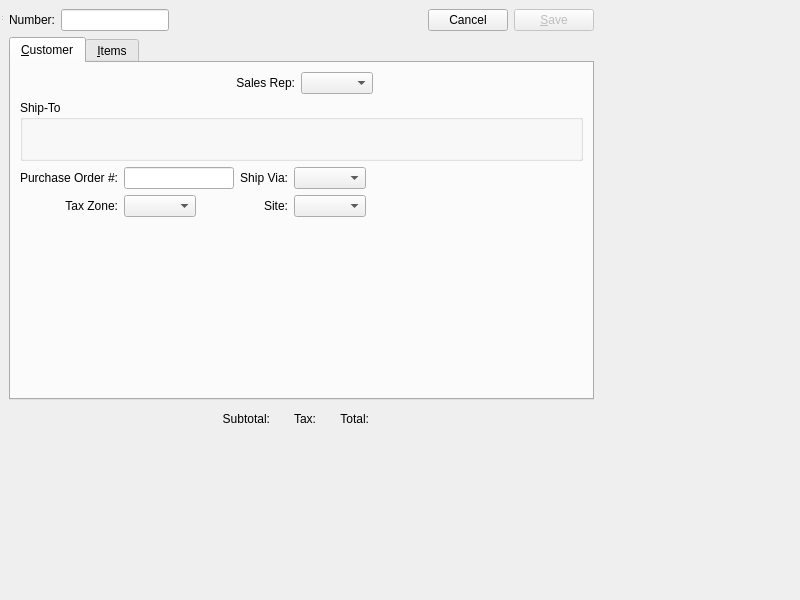
<?xml version="1.0" encoding="UTF-8"?>
<ui version="4.0">
 <class>simpleSalesOrder</class>
 <widget class="QWidget" name="simpleSalesOrder">
  <property name="geometry">
   <rect>
    <x>0</x>
    <y>0</y>
    <width>800</width>
    <height>600</height>
   </rect>
  </property>
  <property name="windowTitle">
   <string>Simple Sales Order</string>
  </property>
  <widget class="QWidget" name="centralwidget">
   <layout class="QGridLayout" name="gridLayout">
    <item row="0" column="0">
     <widget class="Screen" name="_sale">
      <property name="schemaName">
       <string>api</string>
      </property>
      <property name="tableName">
       <string>salesorder</string>
      </property>
      <property name="primaryKeyColumns">
       <number>1</number>
      </property>
      <layout class="QGridLayout" name="gridLayout_3">
       <item row="0" column="0">
        <layout class="QHBoxLayout" name="_2">
         <item>
          <widget class="QLabel" name="_numberLit">
           <property name="text">
            <string>Number:</string>
           </property>
           <property name="alignment">
            <set>Qt::AlignRight|Qt::AlignTrailing|Qt::AlignVCenter</set>
           </property>
          </widget>
         </item>
         <item>
          <widget class="XLineEdit" name="_number">
           <property name="sizePolicy">
            <sizepolicy hsizetype="Preferred" vsizetype="Fixed">
             <horstretch>0</horstretch>
             <verstretch>0</verstretch>
            </sizepolicy>
           </property>
           <property name="text">
            <string/>
           </property>
           <property name="fieldName">
            <string notr="true">order_number</string>
           </property>
          </widget>
         </item>
         <item>
          <spacer>
           <property name="orientation">
            <enum>Qt::Horizontal</enum>
           </property>
           <property name="sizeHint" stdset="0">
            <size>
             <width>16</width>
             <height>20</height>
            </size>
           </property>
          </spacer>
         </item>
         <item>
          <widget class="QPushButton" name="_cancel">
           <property name="text">
            <string>Cancel</string>
           </property>
           <property name="checkable">
            <bool>false</bool>
           </property>
          </widget>
         </item>
         <item>
          <widget class="QPushButton" name="_save">
           <property name="enabled">
            <bool>false</bool>
           </property>
           <property name="text">
            <string>&amp;Save</string>
           </property>
          </widget>
         </item>
        </layout>
       </item>
       <item row="2" column="0">
        <layout class="QHBoxLayout" name="_3">
         <property name="spacing">
          <number>12</number>
         </property>
         <item>
          <spacer>
           <property name="orientation">
            <enum>Qt::Horizontal</enum>
           </property>
           <property name="sizeHint" stdset="0">
            <size>
             <width>0</width>
             <height>26</height>
            </size>
           </property>
          </spacer>
         </item>
         <item>
          <widget class="QLabel" name="_subtotalLit">
           <property name="text">
            <string>Subtotal:</string>
           </property>
           <property name="alignment">
            <set>Qt::AlignRight|Qt::AlignTrailing|Qt::AlignVCenter</set>
           </property>
          </widget>
         </item>
         <item>
          <widget class="CurrCluster" name="_subtotal">
           <property name="focusPolicy">
            <enum>Qt::NoFocus</enum>
           </property>
           <property name="currencyVisible">
            <bool>false</bool>
           </property>
           <property name="enabled">
            <bool>false</bool>
           </property>
          </widget>
         </item>
         <item>
          <widget class="QLabel" name="_taxLit">
           <property name="text">
            <string>Tax:</string>
           </property>
           <property name="alignment">
            <set>Qt::AlignRight|Qt::AlignTrailing|Qt::AlignVCenter</set>
           </property>
          </widget>
         </item>
         <item>
          <widget class="CurrCluster" name="_tax">
           <property name="focusPolicy">
            <enum>Qt::NoFocus</enum>
           </property>
           <property name="currencyVisible">
            <bool>false</bool>
           </property>
           <property name="enabled">
            <bool>false</bool>
           </property>
          </widget>
         </item>
         <item>
          <widget class="QLabel" name="_totalLit">
           <property name="text">
            <string>Total:</string>
           </property>
           <property name="alignment">
            <set>Qt::AlignRight|Qt::AlignTrailing|Qt::AlignVCenter</set>
           </property>
          </widget>
         </item>
         <item>
          <widget class="CurrCluster" name="_total">
           <property name="focusPolicy">
            <enum>Qt::NoFocus</enum>
           </property>
           <property name="currencyVisible">
            <bool>false</bool>
           </property>
           <property name="enabled">
            <bool>false</bool>
           </property>
          </widget>
         </item>
         <item>
          <spacer name="horizontalSpacer_2">
           <property name="orientation">
            <enum>Qt::Horizontal</enum>
           </property>
           <property name="sizeHint" stdset="0">
            <size>
             <width>0</width>
             <height>20</height>
            </size>
           </property>
          </spacer>
         </item>
        </layout>
       </item>
       <item row="1" column="0">
        <widget class="QTabWidget" name="_tab">
         <property name="currentIndex">
          <number>0</number>
         </property>
         <widget class="QWidget" name="_custTab">
          <attribute name="title">
           <string>&amp;Customer</string>
          </attribute>
          <layout class="QGridLayout" name="gridLayout_6">
           <item row="0" column="0">
            <layout class="QVBoxLayout" name="verticalLayout">
             <item>
              <layout class="QHBoxLayout" name="horizontalLayout_2">
               <item>
                <widget class="CustInfo" name="_cust">
                 <property name="focusPolicy">
                  <enum>Qt::StrongFocus</enum>
                 </property>
                 <property name="type">
                  <enum>CLineEdit::ActiveCustomers</enum>
                 </property>
                 <property name="fieldName">
                  <string notr="true">customer_number</string>
                 </property>
                </widget>
               </item>
               <item>
                <spacer>
                 <property name="orientation">
                  <enum>Qt::Horizontal</enum>
                 </property>
                 <property name="sizeHint" stdset="0">
                  <size>
                   <width>40</width>
                   <height>20</height>
                  </size>
                 </property>
                </spacer>
               </item>
               <item>
                <widget class="XLabel" name="_salesrepLit">
                 <property name="text">
                  <string>Sales Rep:</string>
                 </property>
                 <property name="alignment">
                  <set>Qt::AlignRight|Qt::AlignTrailing|Qt::AlignVCenter</set>
                 </property>
                </widget>
               </item>
               <item>
                <widget class="XComboBox" name="_salesrep">
                 <property name="allowNull">
                  <bool>true</bool>
                 </property>
                 <property name="type">
                  <enum>XComboBox::SalesReps</enum>
                 </property>
                 <property name="defaultCode">
                  <enum>XComboBox::None</enum>
                 </property>
                 <property name="fieldName">
                  <string notr="true">sales_rep</string>
                 </property>
                </widget>
               </item>
               <item>
                <spacer name="horizontalSpacer_8">
                 <property name="orientation">
                  <enum>Qt::Horizontal</enum>
                 </property>
                 <property name="sizeHint" stdset="0">
                  <size>
                   <width>40</width>
                   <height>20</height>
                  </size>
                 </property>
                </spacer>
               </item>
              </layout>
             </item>
             <item>
              <widget class="QGroupBox" name="_shiptoGroup">
               <property name="title">
                <string>Ship-To</string>
               </property>
               <layout class="QGridLayout" name="_4">
                <item row="0" column="0">
                 <widget class="AddressCluster" name="_address">
                  <property name="fieldNameLine1">
                   <string notr="true">shipto_address1</string>
                  </property>
                  <property name="fieldNameLine2">
                   <string notr="true">shipto_address2</string>
                  </property>
                  <property name="fieldNameLine3">
                   <string notr="true">shipto_address3</string>
                  </property>
                  <property name="fieldNameCity">
                   <string notr="true">shipto_city</string>
                  </property>
                  <property name="fieldNameState">
                   <string notr="true">shipto_state</string>
                  </property>
                  <property name="fieldNamePostalCode">
                   <string notr="true">shipto_postal_code</string>
                  </property>
                  <property name="fieldNameCountry">
                   <string notr="true">shipto_country</string>
                  </property>
                 </widget>
                </item>
                <item row="0" column="1">
                 <spacer name="horizontalSpacer_5">
                  <property name="orientation">
                   <enum>Qt::Horizontal</enum>
                  </property>
                  <property name="sizeHint" stdset="0">
                   <size>
                    <width>40</width>
                    <height>20</height>
                   </size>
                  </property>
                 </spacer>
                </item>
               </layout>
              </widget>
             </item>
             <item>
              <layout class="QHBoxLayout" name="horizontalLayout_8">
               <item>
                <layout class="QGridLayout" name="gridLayout_2">
                 <item row="0" column="0">
                  <widget class="QLabel" name="_custponumberLit">
                   <property name="text">
                    <string>Purchase Order #:</string>
                   </property>
                   <property name="alignment">
                    <set>Qt::AlignRight|Qt::AlignTrailing|Qt::AlignVCenter</set>
                   </property>
                  </widget>
                 </item>
                 <item row="0" column="1">
                  <widget class="XLineEdit" name="_custponumber">
                   <property name="fieldName">
                    <string notr="true">cust_po_number</string>
                   </property>
                  </widget>
                 </item>
                 <item row="0" column="2">
                  <widget class="QLabel" name="shipviaLit">
                   <property name="text">
                    <string>Ship Via:</string>
                   </property>
                   <property name="alignment">
                    <set>Qt::AlignRight|Qt::AlignTrailing|Qt::AlignVCenter</set>
                   </property>
                  </widget>
                 </item>
                 <item row="0" column="3">
                  <layout class="QHBoxLayout" name="horizontalLayout_6">
                   <item>
                    <widget class="XComboBox" name="_shipvia">
                     <property name="type">
                      <enum>XComboBox::ShipVias</enum>
                     </property>
                     <property name="fieldName">
                      <string notr="true">ship_via</string>
                     </property>
                    </widget>
                   </item>
                   <item>
                    <spacer name="horizontalSpacer_7">
                     <property name="orientation">
                      <enum>Qt::Horizontal</enum>
                     </property>
                     <property name="sizeHint" stdset="0">
                      <size>
                       <width>40</width>
                       <height>20</height>
                      </size>
                     </property>
                    </spacer>
                   </item>
                  </layout>
                 </item>
                 <item row="1" column="0">
                  <widget class="QLabel" name="_taxzoneLit">
                   <property name="text">
                    <string>Tax Zone:</string>
                   </property>
                   <property name="alignment">
                    <set>Qt::AlignRight|Qt::AlignTrailing|Qt::AlignVCenter</set>
                   </property>
                  </widget>
                 </item>
                 <item row="1" column="1">
                  <layout class="QHBoxLayout" name="horizontalLayout_5">
                   <item>
                    <widget class="XComboBox" name="_taxzone">
                     <property name="allowNull">
                      <bool>true</bool>
                     </property>
                     <property name="type">
                      <enum>XComboBox::TaxZones</enum>
                     </property>
                     <property name="fieldName">
                      <string notr="true">tax_zone</string>
                     </property>
                    </widget>
                   </item>
                   <item>
                    <spacer name="horizontalSpacer_6">
                     <property name="orientation">
                      <enum>Qt::Horizontal</enum>
                     </property>
                     <property name="sizeHint" stdset="0">
                      <size>
                       <width>38</width>
                       <height>17</height>
                      </size>
                     </property>
                    </spacer>
                   </item>
                  </layout>
                 </item>
                 <item row="1" column="2">
                  <widget class="QLabel" name="_siteLit">
                   <property name="text">
                    <string>Site:</string>
                   </property>
                   <property name="alignment">
                    <set>Qt::AlignRight|Qt::AlignTrailing|Qt::AlignVCenter</set>
                   </property>
                  </widget>
                 </item>
                 <item row="1" column="3">
                  <layout class="QHBoxLayout" name="horizontalLayout_7">
                   <item>
                    <widget class="WComboBox" name="_site">
                     <property name="fieldName">
                      <string notr="true">site</string>
                     </property>
                     <property name="type">
                      <enum>WComboBox::Sold</enum>
                     </property>
                    </widget>
                   </item>
                   <item>
                    <spacer name="horizontalSpacer_9">
                     <property name="orientation">
                      <enum>Qt::Horizontal</enum>
                     </property>
                     <property name="sizeHint" stdset="0">
                      <size>
                       <width>40</width>
                       <height>20</height>
                      </size>
                     </property>
                    </spacer>
                   </item>
                  </layout>
                 </item>
                </layout>
               </item>
               <item>
                <spacer name="horizontalSpacer_10">
                 <property name="orientation">
                  <enum>Qt::Horizontal</enum>
                 </property>
                 <property name="sizeHint" stdset="0">
                  <size>
                   <width>40</width>
                   <height>20</height>
                  </size>
                 </property>
                </spacer>
               </item>
              </layout>
             </item>
             <item>
              <spacer>
               <property name="orientation">
                <enum>Qt::Vertical</enum>
               </property>
               <property name="sizeHint" stdset="0">
                <size>
                 <width>563</width>
                 <height>48</height>
                </size>
               </property>
              </spacer>
             </item>
            </layout>
           </item>
          </layout>
         </widget>
         <widget class="QWidget" name="_itemsTab">
          <attribute name="title">
           <string>&amp;Items</string>
          </attribute>
          <layout class="QGridLayout" name="gridLayout_5">
           <item row="0" column="0">
            <widget class="XTableView" name="_saleitems">
             <property name="enabled">
              <bool>true</bool>
             </property>
             <property name="editTriggers">
              <set>QAbstractItemView::NoEditTriggers</set>
             </property>
             <property name="alternatingRowColors">
              <bool>false</bool>
             </property>
             <property name="schemaName">
              <string>api</string>
             </property>
             <property name="tableName">
              <string>salesline</string>
             </property>
             <property name="primaryKeyCoulmns" stdset="0">
              <number>2</number>
             </property>
            </widget>
           </item>
           <item row="1" column="0">
            <layout class="QHBoxLayout" name="_5">
             <property name="spacing">
              <number>12</number>
             </property>
             <item>
              <widget class="QPushButton" name="_add">
               <property name="text">
                <string>&amp;Add</string>
               </property>
               <property name="default">
                <bool>true</bool>
               </property>
              </widget>
             </item>
             <item>
              <widget class="QPushButton" name="_remove">
               <property name="enabled">
                <bool>false</bool>
               </property>
               <property name="text">
                <string>&amp;Remove</string>
               </property>
              </widget>
             </item>
             <item>
              <spacer>
               <property name="orientation">
                <enum>Qt::Horizontal</enum>
               </property>
               <property name="sizeHint" stdset="0">
                <size>
                 <width>16</width>
                 <height>20</height>
                </size>
               </property>
              </spacer>
             </item>
            </layout>
           </item>
           <item row="2" column="0">
            <widget class="Screen" name="_saleitem">
             <property name="primaryKeyColumns">
              <number>2</number>
             </property>
             <layout class="QGridLayout" name="_6">
              <property name="margin">
               <number>0</number>
              </property>
              <property name="spacing">
               <number>0</number>
              </property>
              <item row="0" column="0">
               <widget class="QGroupBox" name="_itemGroup">
                <property name="title">
                 <string/>
                </property>
                <layout class="QGridLayout" name="gridLayout_4">
                 <item row="0" column="0" colspan="2">
                  <widget class="ItemCluster" name="_item">
                   <property name="focusPolicy">
                    <enum>Qt::StrongFocus</enum>
                   </property>
                   <property name="fieldName">
                    <string notr="true">item_number</string>
                   </property>
                  </widget>
                 </item>
                 <item row="0" column="2" rowspan="2">
                  <layout class="QGridLayout" name="_7">
                   <property name="verticalSpacing">
                    <number>0</number>
                   </property>
                   <item row="0" column="0">
                    <widget class="QLabel" name="_qtyLit">
                     <property name="text">
                      <string>Qty:</string>
                     </property>
                     <property name="alignment">
                      <set>Qt::AlignRight|Qt::AlignTrailing|Qt::AlignVCenter</set>
                     </property>
                     <property name="margin">
                      <number>5</number>
                     </property>
                    </widget>
                   </item>
                   <item row="0" column="1">
                    <layout class="QHBoxLayout" name="_8">
                     <item>
                      <widget class="XLineEdit" name="_qty">
                       <property name="fieldName">
                        <string notr="true">qty_ordered</string>
                       </property>
                       <property name="defaultText">
                        <string>1</string>
                       </property>
                      </widget>
                     </item>
                     <item>
                      <spacer>
                       <property name="orientation">
                        <enum>Qt::Horizontal</enum>
                       </property>
                       <property name="sizeHint" stdset="0">
                        <size>
                         <width>81</width>
                         <height>21</height>
                        </size>
                       </property>
                      </spacer>
                     </item>
                    </layout>
                   </item>
                   <item row="1" column="0">
                    <widget class="QLabel" name="_unitPriceLit">
                     <property name="text">
                      <string>Unit Price:</string>
                     </property>
                     <property name="alignment">
                      <set>Qt::AlignRight|Qt::AlignTrailing|Qt::AlignVCenter</set>
                     </property>
                     <property name="margin">
                      <number>5</number>
                     </property>
                    </widget>
                   </item>
                   <item row="2" column="0">
                    <widget class="QLabel" name="_extendedPriceLit">
                     <property name="text">
                      <string>Extended:</string>
                     </property>
                     <property name="alignment">
                      <set>Qt::AlignRight|Qt::AlignTrailing|Qt::AlignVCenter</set>
                     </property>
                     <property name="margin">
                      <number>5</number>
                     </property>
                    </widget>
                   </item>
                   <item row="1" column="1">
                    <layout class="QHBoxLayout" name="horizontalLayout_3">
                     <item>
                      <widget class="CurrCluster" name="_unitPrice">
                       <property name="sizePolicy">
                        <sizepolicy hsizetype="Fixed" vsizetype="Preferred">
                         <horstretch>0</horstretch>
                         <verstretch>0</verstretch>
                        </sizepolicy>
                       </property>
                       <property name="fieldNameValue">
                        <string notr="true">net_unit_price</string>
                       </property>
                       <property name="format">
                        <enum>CurrDisplay::SalesPrice</enum>
                       </property>
                       <property name="currencyEnabled">
                        <bool>false</bool>
                       </property>
                       <property name="currencyVisible">
                        <bool>false</bool>
                       </property>
                      </widget>
                     </item>
                     <item>
                      <spacer name="horizontalSpacer_3">
                       <property name="orientation">
                        <enum>Qt::Horizontal</enum>
                       </property>
                       <property name="sizeHint" stdset="0">
                        <size>
                         <width>40</width>
                         <height>20</height>
                        </size>
                       </property>
                      </spacer>
                     </item>
                    </layout>
                   </item>
                   <item row="2" column="1">
                    <layout class="QHBoxLayout" name="horizontalLayout_4">
                     <item>
                      <widget class="CurrCluster" name="_extendedPrice">
                       <property name="sizePolicy">
                        <sizepolicy hsizetype="Fixed" vsizetype="Preferred">
                         <horstretch>0</horstretch>
                         <verstretch>0</verstretch>
                        </sizepolicy>
                       </property>
                       <property name="fieldNameValue">
                        <string notr="true">extension</string>
                       </property>
                       <property name="format">
                        <enum>CurrDisplay::ExtPrice</enum>
                       </property>
                       <property name="currencyEnabled">
                        <bool>false</bool>
                       </property>
                       <property name="currencyVisible">
                        <bool>false</bool>
                       </property>
                       <property name="enabled">
                        <bool>false</bool>
                       </property>
                      </widget>
                     </item>
                     <item>
                      <spacer name="horizontalSpacer_4">
                       <property name="orientation">
                        <enum>Qt::Horizontal</enum>
                       </property>
                       <property name="sizeHint" stdset="0">
                        <size>
                         <width>40</width>
                         <height>20</height>
                        </size>
                       </property>
                      </spacer>
                     </item>
                    </layout>
                   </item>
                  </layout>
                 </item>
                 <item row="1" column="0">
                  <widget class="QLabel" name="_scheddateLit">
                   <property name="text">
                    <string>Scheduled Date:</string>
                   </property>
                  </widget>
                 </item>
                 <item row="1" column="1">
                  <layout class="QHBoxLayout" name="horizontalLayout">
                   <item>
                    <widget class="DLineEdit" name="_scheddate">
                     <property name="defaultDate">
                      <enum>XDateEdit::Current</enum>
                     </property>
                     <property name="fieldName">
                      <string notr="true">scheduled_date</string>
                     </property>
                    </widget>
                   </item>
                   <item>
                    <spacer name="horizontalSpacer">
                     <property name="orientation">
                      <enum>Qt::Horizontal</enum>
                     </property>
                     <property name="sizeHint" stdset="0">
                      <size>
                       <width>40</width>
                       <height>20</height>
                      </size>
                     </property>
                    </spacer>
                   </item>
                  </layout>
                 </item>
                </layout>
               </widget>
              </item>
             </layout>
            </widget>
           </item>
          </layout>
         </widget>
        </widget>
       </item>
      </layout>
     </widget>
    </item>
   </layout>
  </widget>
  <widget class="QStatusBar" name="statusbar"/>
 </widget>
 <customwidgets>
  <customwidget>
   <class>AddressCluster</class>
   <extends>QWidget</extends>
   <header>addresscluster.h</header>
  </customwidget>
  <customwidget>
   <class>CurrCluster</class>
   <extends>CurrDisplay</extends>
   <header>currcluster.h</header>
  </customwidget>
  <customwidget>
   <class>CurrDisplay</class>
   <extends>QWidget</extends>
   <header>currcluster.h</header>
  </customwidget>
  <customwidget>
   <class>CustInfo</class>
   <extends>QWidget</extends>
   <header>custcluster.h</header>
  </customwidget>
  <customwidget>
   <class>DLineEdit</class>
   <extends>QWidget</extends>
   <header>datecluster.h</header>
  </customwidget>
  <customwidget>
   <class>ItemCluster</class>
   <extends>QWidget</extends>
   <header>itemcluster.h</header>
  </customwidget>
  <customwidget>
   <class>Screen</class>
   <extends>QWidget</extends>
   <header>screen.h</header>
   <container>1</container>
  </customwidget>
  <customwidget>
   <class>WComboBox</class>
   <extends>XComboBox</extends>
   <header>wcombobox.h</header>
  </customwidget>
  <customwidget>
   <class>XComboBox</class>
   <extends>QComboBox</extends>
   <header>xcombobox.h</header>
  </customwidget>
  <customwidget>
   <class>XLabel</class>
   <extends>QLabel</extends>
   <header>xlabel.h</header>
  </customwidget>
  <customwidget>
   <class>XLineEdit</class>
   <extends>QLineEdit</extends>
   <header>xlineedit.h</header>
  </customwidget>
  <customwidget>
   <class>XTableView</class>
   <extends>QTableView</extends>
   <header>xtableview.h</header>
  </customwidget>
 </customwidgets>
 <resources/>
 <connections>
  <connection>
   <sender>_sale</sender>
   <signal>newDataWidgetMapper(XDataWidgetMapper*)</signal>
   <receiver>_address</receiver>
   <slot>setDataWidgetMap(XDataWidgetMapper*)</slot>
   <hints>
    <hint type="sourcelabel">
     <x>399</x>
     <y>288</y>
    </hint>
    <hint type="destinationlabel">
     <x>334</x>
     <y>249</y>
    </hint>
   </hints>
  </connection>
  <connection>
   <sender>_sale</sender>
   <signal>newDataWidgetMapper(XDataWidgetMapper*)</signal>
   <receiver>_custponumber</receiver>
   <slot>setDataWidgetMap(XDataWidgetMapper*)</slot>
   <hints>
    <hint type="sourcelabel">
     <x>399</x>
     <y>288</y>
    </hint>
    <hint type="destinationlabel">
     <x>232</x>
     <y>361</y>
    </hint>
   </hints>
  </connection>
  <connection>
   <sender>_sale</sender>
   <signal>newDataWidgetMapper(XDataWidgetMapper*)</signal>
   <receiver>_number</receiver>
   <slot>setDataWidgetMap(XDataWidgetMapper*)</slot>
   <hints>
    <hint type="sourcelabel">
     <x>399</x>
     <y>288</y>
    </hint>
    <hint type="destinationlabel">
     <x>150</x>
     <y>38</y>
    </hint>
   </hints>
  </connection>
  <connection>
   <sender>_sale</sender>
   <signal>newDataWidgetMapper(XDataWidgetMapper*)</signal>
   <receiver>_salesrep</receiver>
   <slot>setDataWidgetMap(XDataWidgetMapper*)</slot>
   <hints>
    <hint type="sourcelabel">
     <x>399</x>
     <y>288</y>
    </hint>
    <hint type="destinationlabel">
     <x>593</x>
     <y>127</y>
    </hint>
   </hints>
  </connection>
  <connection>
   <sender>_sale</sender>
   <signal>newDataWidgetMapper(XDataWidgetMapper*)</signal>
   <receiver>_shipvia</receiver>
   <slot>setDataWidgetMap(XDataWidgetMapper*)</slot>
   <hints>
    <hint type="sourcelabel">
     <x>399</x>
     <y>288</y>
    </hint>
    <hint type="destinationlabel">
     <x>426</x>
     <y>361</y>
    </hint>
   </hints>
  </connection>
  <connection>
   <sender>_sale</sender>
   <signal>newDataWidgetMapper(XDataWidgetMapper*)</signal>
   <receiver>_total</receiver>
   <slot>setDataWidgetMap(XDataWidgetMapper*)</slot>
   <hints>
    <hint type="sourcelabel">
     <x>399</x>
     <y>288</y>
    </hint>
    <hint type="destinationlabel">
     <x>649</x>
     <y>539</y>
    </hint>
   </hints>
  </connection>
  <connection>
   <sender>_sale</sender>
   <signal>newDataWidgetMapper(XDataWidgetMapper*)</signal>
   <receiver>_subtotal</receiver>
   <slot>setDataWidgetMap(XDataWidgetMapper*)</slot>
   <hints>
    <hint type="sourcelabel">
     <x>399</x>
     <y>288</y>
    </hint>
    <hint type="destinationlabel">
     <x>218</x>
     <y>539</y>
    </hint>
   </hints>
  </connection>
  <connection>
   <sender>_sale</sender>
   <signal>newDataWidgetMapper(XDataWidgetMapper*)</signal>
   <receiver>_saleitems</receiver>
   <slot>setDataWidgetMap(XDataWidgetMapper*)</slot>
   <hints>
    <hint type="sourcelabel">
     <x>399</x>
     <y>288</y>
    </hint>
    <hint type="destinationlabel">
     <x>399</x>
     <y>200</y>
    </hint>
   </hints>
  </connection>
  <connection>
   <sender>_sale</sender>
   <signal>newDataWidgetMapper(XDataWidgetMapper*)</signal>
   <receiver>_cust</receiver>
   <slot>setDataWidgetMap(XDataWidgetMapper*)</slot>
   <hints>
    <hint type="sourcelabel">
     <x>399</x>
     <y>288</y>
    </hint>
    <hint type="destinationlabel">
     <x>201</x>
     <y>126</y>
    </hint>
   </hints>
  </connection>
  <connection>
   <sender>_sale</sender>
   <signal>newDataWidgetMapper(XDataWidgetMapper*)</signal>
   <receiver>_taxzone</receiver>
   <slot>setDataWidgetMap(XDataWidgetMapper*)</slot>
   <hints>
    <hint type="sourcelabel">
     <x>399</x>
     <y>288</y>
    </hint>
    <hint type="destinationlabel">
     <x>202</x>
     <y>397</y>
    </hint>
   </hints>
  </connection>
  <connection>
   <sender>_sale</sender>
   <signal>newDataWidgetMapper(XDataWidgetMapper*)</signal>
   <receiver>_site</receiver>
   <slot>setDataWidgetMap(XDataWidgetMapper*)</slot>
   <hints>
    <hint type="sourcelabel">
     <x>399</x>
     <y>288</y>
    </hint>
    <hint type="destinationlabel">
     <x>426</x>
     <y>397</y>
    </hint>
   </hints>
  </connection>
  <connection>
   <sender>_saleitem</sender>
   <signal>newDataWidgetMapper(XDataWidgetMapper*)</signal>
   <receiver>_extendedPrice</receiver>
   <slot>setDataWidgetMap(XDataWidgetMapper*)</slot>
   <hints>
    <hint type="sourcelabel">
     <x>399</x>
     <y>417</y>
    </hint>
    <hint type="destinationlabel">
     <x>602</x>
     <y>452</y>
    </hint>
   </hints>
  </connection>
  <connection>
   <sender>_saleitem</sender>
   <signal>newDataWidgetMapper(XDataWidgetMapper*)</signal>
   <receiver>_item</receiver>
   <slot>setDataWidgetMap(XDataWidgetMapper*)</slot>
   <hints>
    <hint type="sourcelabel">
     <x>399</x>
     <y>417</y>
    </hint>
    <hint type="destinationlabel">
     <x>245</x>
     <y>398</y>
    </hint>
   </hints>
  </connection>
  <connection>
   <sender>_saleitem</sender>
   <signal>newDataWidgetMapper(XDataWidgetMapper*)</signal>
   <receiver>_qty</receiver>
   <slot>setDataWidgetMap(XDataWidgetMapper*)</slot>
   <hints>
    <hint type="sourcelabel">
     <x>399</x>
     <y>417</y>
    </hint>
    <hint type="destinationlabel">
     <x>584</x>
     <y>380</y>
    </hint>
   </hints>
  </connection>
  <connection>
   <sender>_saleitem</sender>
   <signal>newDataWidgetMapper(XDataWidgetMapper*)</signal>
   <receiver>_unitPrice</receiver>
   <slot>setDataWidgetMap(XDataWidgetMapper*)</slot>
   <hints>
    <hint type="sourcelabel">
     <x>399</x>
     <y>417</y>
    </hint>
    <hint type="destinationlabel">
     <x>602</x>
     <y>416</y>
    </hint>
   </hints>
  </connection>
  <connection>
   <sender>_saleitem</sender>
   <signal>newDataWidgetMapper(XDataWidgetMapper*)</signal>
   <receiver>_scheddate</receiver>
   <slot>setDataWidgetMap(XDataWidgetMapper*)</slot>
   <hints>
    <hint type="sourcelabel">
     <x>399</x>
     <y>417</y>
    </hint>
    <hint type="destinationlabel">
     <x>247</x>
     <y>457</y>
    </hint>
   </hints>
  </connection>
  <connection>
   <sender>_saleitems</sender>
   <signal>newModel(XSqlTableModel*)</signal>
   <receiver>_saleitem</receiver>
   <slot>setModel(XSqlTableModel*)</slot>
   <hints>
    <hint type="sourcelabel">
     <x>399</x>
     <y>200</y>
    </hint>
    <hint type="destinationlabel">
     <x>399</x>
     <y>417</y>
    </hint>
   </hints>
  </connection>
 </connections>
</ui>
